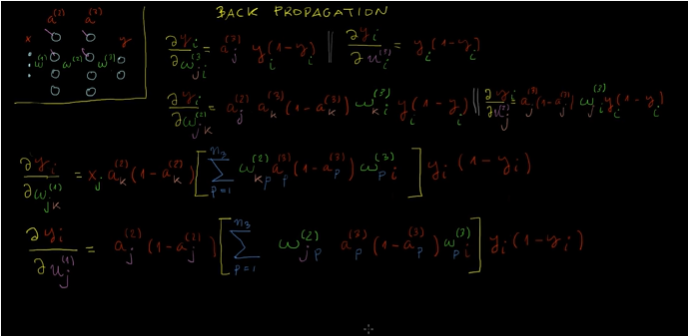
#> input picture derivadasbackpropagation.PNG, 688 x 336 px, found by its file name
$ jupyter execute --allow-errors clase8.ipynb   (shell and % lines are left out)
#> lines starting #> are read from the running program, lines starting #| are printed output that depends on the picture
# PIL

Como abrir y trabajar con imágenes:

[cell 1]
from PIL import Image

img = Image.open(
    r'C:\Users\Francisco\Desktop\curso_ia\derivadasbackpropagation.PNG', 'r')
#> img is the input picture: PIL image 688x336 RGBA; mean R, G, B, A 4.3, 3.5, 2.8, 255

print(img.size)
#| (688, 336)

img2 = img.resize((400, 200))
print(img2.size)
#| (400, 200)


img.close()
img2.close()

[cell 2]
crearimg = Image.new('RGB', (600, 400), color='#FFFFFF')
#> crearimg: PIL image 600x400 RGB; every value is 255
img = Image.open(
    r'C:\Users\Francisco\Desktop\curso_ia\derivadasbackpropagation.PNG', 'r')
img = img.resize((100, 100))
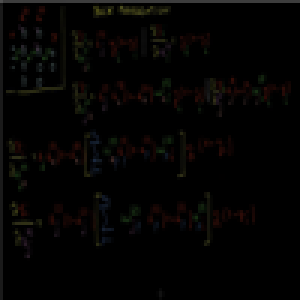
#> img: PIL image 100x100 RGBA (shown 3 times larger); mean R, G, B, A 4.2, 3.4, 2.6, 255

size = crearimg.size
#> size = (600, 400)
print(size)
#| (600, 400)
a = size[0] * 1//3  # se puede con crearimg.height
#> a = 200
b = size[1] * 1//3  # se puede hacer con img.width
#> b = 133
crearimg.paste(img, (a, b))
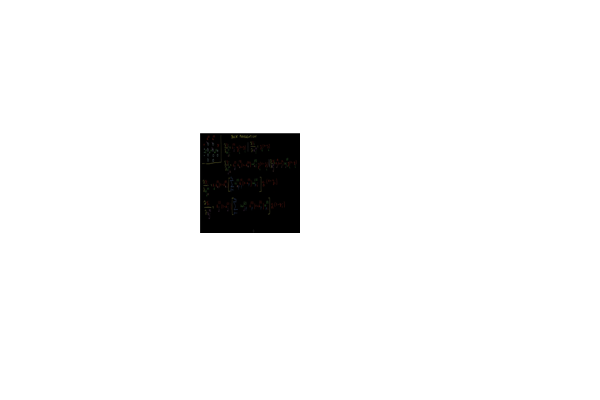
#> crearimg: PIL image 600x400 RGB; mean R, G, B 244.5, 244.5, 244.5

img.close()
crearimg.show()

# se puede guardar con
# crearimg.save('nombre.jpg', format = jpeg)
crearimg.close()

## código RGB:

son 6 valores, #FF FF FF es el blanco, cada par se refiere a un color #R G B

    Cada par de números es un número en hexadecimal.
    hexadecimal = 0 1 2 3 4 5 6 7 8 9 A B C D E F
    TONSE esto es un numero que te da la intensidad del color.

[cell 3]
img = Image.new('RGB', (600, 400), color='#87CEEB')
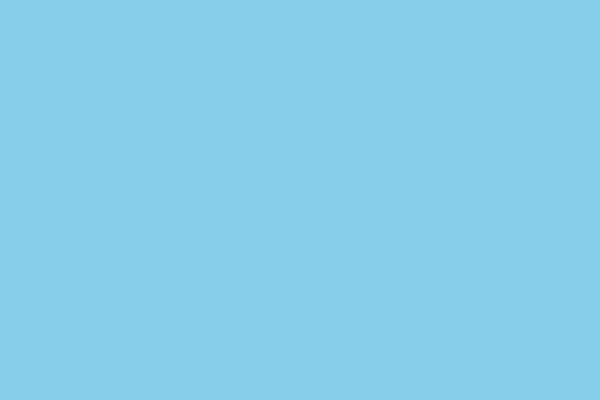
#> img: PIL image 600x400 RGB; mean R, G, B 135, 206, 235
# RRGGBB
# img.show()
img.close()

# Trabajo con PDF

PYPDF2, PYPDF3

PyFPDF

[cell 4]
import PyPDF2 as pdf2

#> (a cell that did not finish here is left out)

20. Cree un .pdf que guarde un título (ej.: arial 36) y debajo una imagen que abarque
    buena parte de la página. Después:

a) Añada una página en blanco

b) Añada una página en la que se añadan, al menos, 3 líneas de texto normal

c) guarde el pdf

[cell 6]
import PyPDF2 as pdf2
from fpdf import FPDF

#> (a cell that did not finish here is left out)

# Bases de datos

Vamos a dar mongodb que es una base de datos no relacional.

utiliza archivos .json

Los .json, los objetos son diccionarios de python, los arrays son listas ....

Para trabajar con .json necesitamos el modulo json, se usan json.dumps() y json.loads() uno lo guarda y el otro lo lee.

[cell 8]
# Vamos a trabajar con json

json lo que hace es convertir archivos json en diccionarios de python y diccionarios de python
en archivos .json

[cell 9]
import json

[cell 10]
dct = {'nombre': 'Juan', 'edad': 20, 'nacimiento': 2003,
       'coches': ['ford focus', 'opel corsa']}

json_ex = json.dumps(obj=dct)  # así convertimos un diccionario en un .json

with open('json_ex.json', 'w') as f:
    f.write(json_ex)

[cell 11]
with open('json_ex.json', 'r') as f:
    content = f.read()

json_ex = json.loads(content)  # así convertimos un .json en un diccionario.

print(type(json_ex))

[cell 12]
link = 'mongodb+srv://FullFran:Folmedo1701@casepython.dfa5a3d.mongodb.net/'

# Bases de datos de mongo db

[cell 13]
import json
from pymongo import MongoClient

[cell 14]
# client = MongoClient('localhost', 27017)
# client = MongoClient('mongodb://localhost:27017/')

# El por defecto hace lo de arriba.
client = MongoClient()

mongo_fuera = 1000

client = MongoClient(link)

print(client.address)

[cell 15]
# mi base de datos
mydb = client['my_database']
# mi colección
mycol = mydb['my-collection']

[cell 16]
print(client.list_database_names())

[cell 17]
# Vamos a meter un json en la base de datos.

mycol.insert_one(json_ex)

print('se insertó')

[cell 18]
client['my_database']

mycol.find({})

[cell 19]
lst_personas = mycol.find({})

for elem in lst_personas:
    print(type(elem))
    print(elem)

[cell 20]
lst_juan = mycol.find({'nombre':'Juan'}) # este objeto es un iterador de mongo, pero se puede pasar a lista
lst_juan = list(lst_juan)
for elem in lst_juan:
    print(type(elem))
    print(elem)

[cell 21]
juan = mycol.find_one({'name': 'juan'}) # Coge solo el primero
print(type(juan))
print(juan)

23) Dada una base de datos de MongoDB, con dos colecciones, una de clientes y otra
de pedidos, hacer lo siguiente:

a) crear la base de datos y las colecciones

b) con los mismos pedidos y clientes que en los ejercicios 9) y 10), generar los
datos localmente.

c) Inserte uno por uno los clientes y luego todos los pedidos a la vez

d) Lea los pedidos y los clientes de la base de datos, rellene el campo de
pedidos correspondiente a cada cliente, así como el dinero gastado en total y
el número total de pedidos realizados de cada uno.

e) Actualize los datos del cliente con el apartado anterior
Los datos de cada cliente deben tener el siguiente formato:

client = { ‘ID’: string de 6 caracteres numéricos

‘name’:

‘surname’:

‘total_orders’: int

‘total_amount_spent’: float

‘orders’: list}

order = {‘ID’:

‘date’: str

‘ID_client’: str

‘total_amount’: float}

[cell 22]
# client = MongoClient('localhost', 27017)
# client = MongoClient('mongodb://localhost:27017/')

# El por defecto hace lo de arriba.
client = MongoClient('localhost')

mongo_fuera = 1000

# client = MongoClient(link)

print(client.address)

[cell 23]
db = client['prueba']
col = db['personas']

[cell 24]
col.insert_one({'edad':20,
                'nombre':'Fran'})

[cell 25]
print( client.list_database_names())

print( db.list_collection_names())
print(col.count_documents({}))

[cell 26]
for doc in col.find({}): # Se pueden meter los condicionales de mongo.
    print(doc)

$ run again, with derivadaserrorbackpropagation.PNG copied over derivadasbackpropagation.PNG
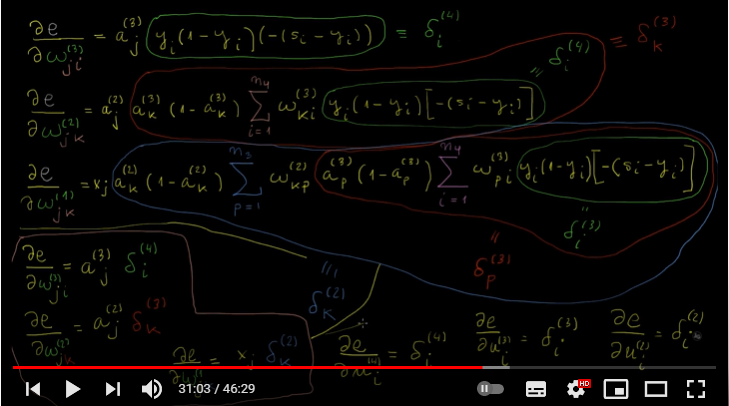
#> input picture derivadaserrorbackpropagation.PNG, 729 x 406 px, found by its file name
#> img is the input picture: PIL image 729x406 RGBA; mean R, G, B, A 7.9, 6.4, 5, 255
#| (729, 406)
#| (400, 200)
#> `img = img.resize((100, 100))`:
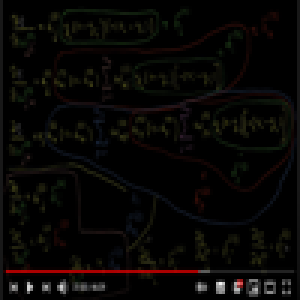
#> img: PIL image 100x100 RGBA (shown 3 times larger); mean R, G, B, A 8, 6.4, 4.9, 255
#| (600, 400)
#> `crearimg.paste(img, (a, b))`:
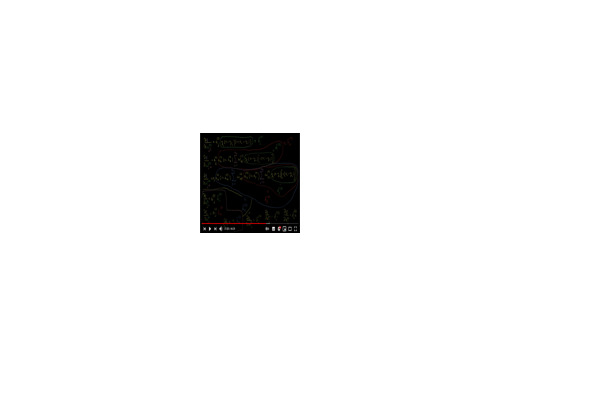
#> crearimg: PIL image 600x400 RGB; mean R, G, B 244.7, 244.6, 244.6
